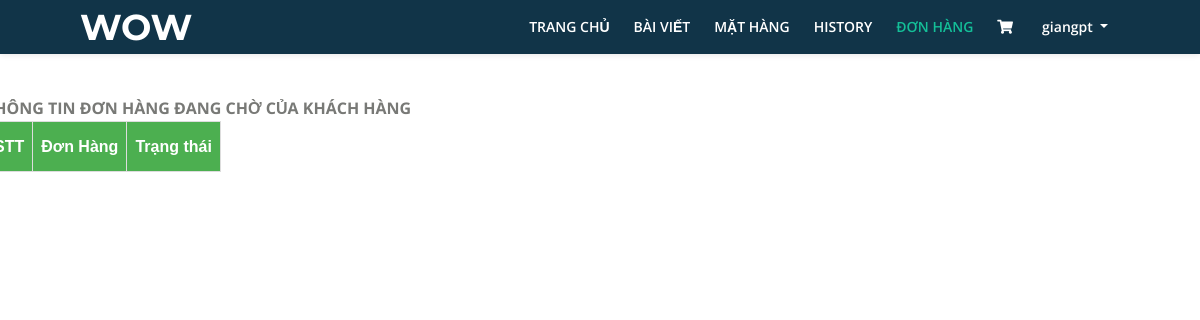
/view_sanpham/10/ (signed in), run on an earlier commit of the app's database.
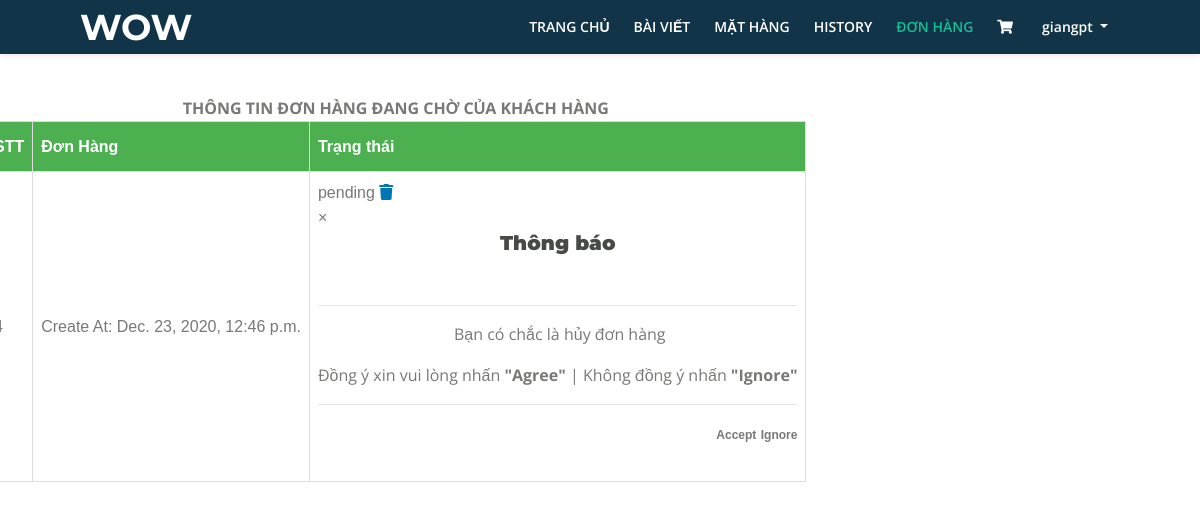
And on a later commit of the database.
### Page/models.py (models this page shows)
class Order(models.Model):
    id_cart = models.ForeignKey(Cart, on_delete=models.CASCADE, null=True, blank=True)
    id_user = models.ForeignKey(User, on_delete=models.CASCADE, null=True, blank=True)
    status_choice = (
        ('pending', 'pending'),
        ('confirm', 'confirm'),
        ('paid', 'paid'),
        ('shipping', 'shipping'),
        ('completed', 'completed'),
    )
    status = models.CharField(max_length=10, choices=status_choice, null=True, blank=True)
    address = models.TextField(max_length=1000, null=True, blank=True)

class Cart(models.Model):
    id_user = models.ForeignKey(User, on_delete=models.CASCADE, null=True, blank=True)
    total_price = models.IntegerField(null=True, blank=True)
    CreateAt = models.DateTimeField(auto_now=True)
    is_new = models.BooleanField(default=True)
    is_pending = models.BooleanField(default=True)

### Page/views.py (the view)
# urls.py: url(r'^view_sanpham/(?P<id_user>\w+)/$', ViewProductUserBuy.as_view(), name='page_ViewProductUserBuy'),
class ViewProductUserBuy(TemplateView, LoginRequiredMixin):
    login_url = '/'
    template_name = '../Templates/Base_Product_User.html'
    def get(self, request, id_user):
        if request.user.is_authenticated():
            user_id = get_object_or_404(User, id=id_user)
            order = Order.objects.filter(id_user=user_id)
            cartItem = CartItem.objects.all()
            content = {
                'order': order,
                'cartItem': cartItem,
            }
            return render(request, self.template_name, content)
        else:
            return HttpResponseRedirect(reverse('Page:page_login'))

### Page/models.py (called while the page is built)
    def __str__(self):
        return self.title

### Templates/Base_Product_User.html (shortened to what this page needs)
<!DOCTYPE html>
<html lang="en">
<head>
    <link href="/static/css/bootstrap.css" rel="stylesheet">
    <link href="/static/css/fontawesome-all.css" rel="stylesheet">
    <link href="/static/css/swiper.css" rel="stylesheet">
	<link href="/static/css/magnific-popup.css" rel="stylesheet">
	<link href="/static/css/styles_base_UI_home.css" rel="stylesheet">
</head>
<body>
    {% include 'NavigationBar/nav_User_or_Manager.html' %}
    <div class="row product-user-buy">
    <div>
        <div class="panel-heading" align="center"><b>THÔNG TIN ĐƠN HÀNG ĐANG CHỜ CỦA KHÁCH HÀNG</b></div>
    	<table class="w3-table-all" id="history-table">
            <thead>
                <tr>
                	<th class="w3-center">STT</th>
                	<th class="w3-center">Đơn Hàng</th>
                	<th class="w3-center">Trạng thái</th>
                </tr>
            </thead>
            <tbody>
                {% for item in order %}
                {% if item.status != 'completed' %}
                <tr>
                	<td class="w3-center">{{forloop.counter}}</td>
                    <td class="w3-center">Create At: {{item.id_cart.CreateAt}}
                    </td>
                    {% if item.status == 'pending' or item.status == 'confirm' %}
                    <td class="w3-center">{{item.status}}
                        <span class="fa fa-trash" onclick="document.getElementById('id{{item.id}}').style.display='block'"
                              class="w3-button w3-black" style="color: #0077b3" data-toggle="tooltip" title="Xóa Đơn Đặt Hàng">
                        </span>
                        <div id="id{{item.id}}" class="w3-modal">
                            <div class="w3-modal-content">
                                {% include 'Form/form_cancelOrder.html'%}
                            </div>
                        </div>
                    </td>
                    {% else %}
                    <td class="w3-center">{{item.status}}</td>
                    {% endif %}
                </tr>
                {% endif %}
                {% endfor %}
            </tbody>
        </table>
	</div>
    </div>
</body>
</html>

### Templates/Form/form_cancelOrder.html (shortened to what this page needs)
<!DOCTYPE html>
<html lang="en">
<head>
</head>
<body>
    <header class="w3-container w3-light-blue">
        <span onclick="document.getElementById('id{{item.id}}').style.display='none'"
          class="w3-button w3-display-topright">&times;</span>
        <h4 align="center" style="color: #000099"><strong>Thông báo</strong></h4>
    </header>
    <div class="w3-container">
        <br>
        <div align="center">
            <hr>
                <form action="" method="post" action="" enctype="multipart/form-data">
                    <div>
                        <div>
                            <p> Bạn có chắc là hủy đơn hàng</p>
                            <p align="center">Đồng ý xin vui lòng nhấn <b>"Agree"</b> | Không đồng ý nhấn <b>"Ignore"</b></p>
                        </div>
                    </div>
                </form>
            <hr>
        </div>
        <div align="right">
            <a href="{% url 'Page:page_cancelOrder' user.id item.id %}"
               class="w3-button w3-blue w3-tiny w3-padding-small w3-round-xlarge" style="text-decoration:none"><b style="font-size:12px">Accept</b>
            </a>
            <span onclick="document.getElementById('id{{item.id}}').style.display='none'" class="w3-button w3-blue w3-tiny w3-padding-small w3-round-xlarge">
                <b style="font-size:12px">Ignore</b>
            </span>
        </div>
        <br>
    </div>
</body>
</html>

What changed in the data, as far as the page shows it:
added Order: id_cart.CreateAt "Dec. 23, 2020, 12:46 p.m.", status "pending"
